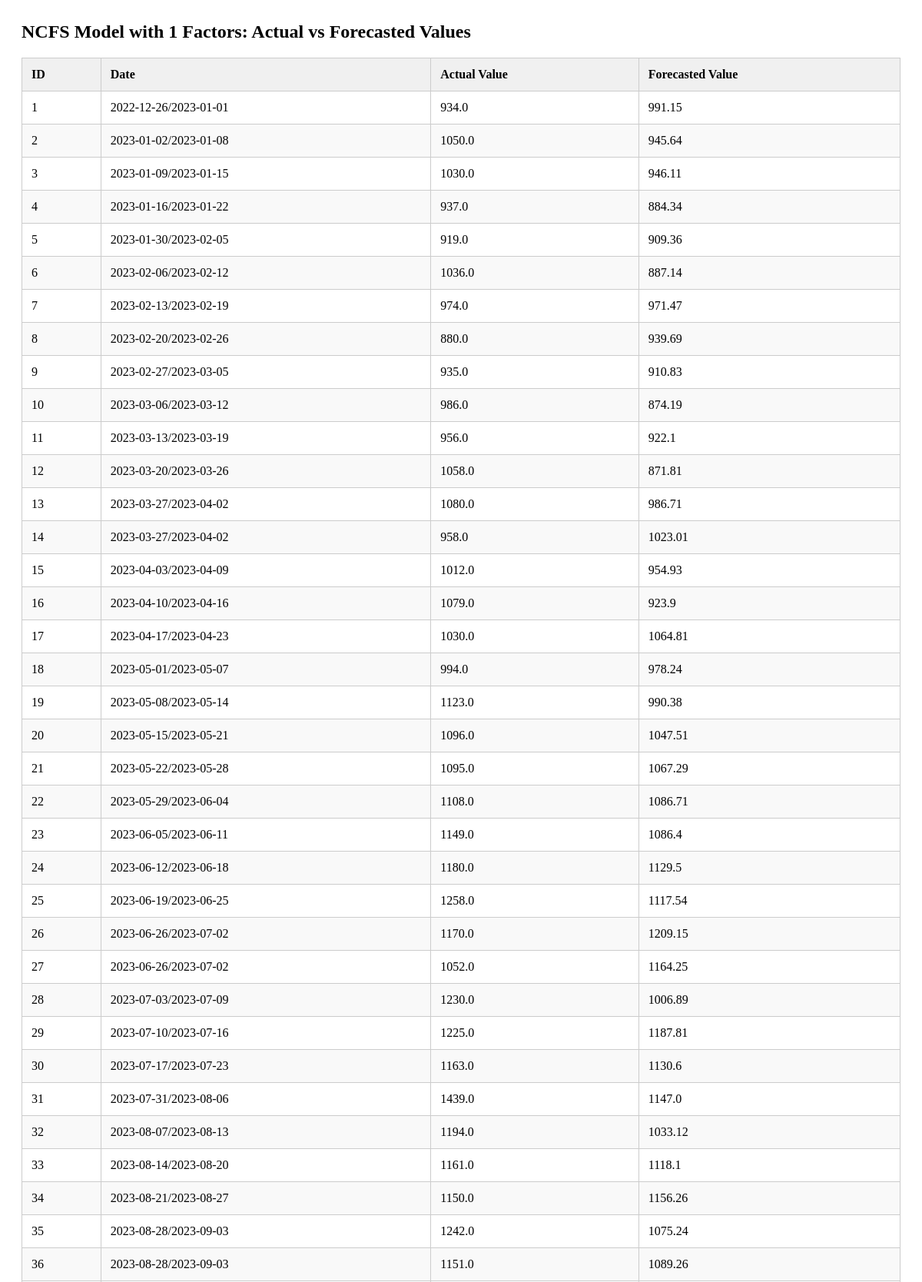
Screenshot of /table/ncfs1 (upper part) with the database file from the repository.
### tables this page shows
CREATE TABLE ncfs1 (
        id INTEGER PRIMARY KEY AUTOINCREMENT,
        date TEXT,
        actual_value REAL,
        forecasted_value REAL
    );

### app/controllers/table_routes.py (the view)
@table_routes.route('/ncfs1')
def view_ncfs1():
    result = select_all_from(db.NCFS_TABLE + str(1))
    return render_template('view_ncfs1.html', title = 'NCFS 1', data = result)

### app/models/database.py (called while the page is built)
def get_db_cursor():
    if 'db' not in g:
        g.db = sqlite3.connect(current_app.config["DATABASE"])  # Connect to the database
        g.db.row_factory = sqlite3.Row                          # Configure rows to behave like dictionaries
    return g.db, g.db.cursor()

### app/services/data_handling/queries.py (called while the page is built)
def select_all_from(table):
    _, cursor = get_db_cursor()
    try:
        cursor.execute(f'SELECT * FROM {table}')
        return cursor.fetchall()
    except Exception as e:
        return handle_exception(e, context = msg.ERROR_SELECT + table)

### app/templates/view_ncfs1.html (shortened to what this page needs)
<section id="ncfs1" class="ncfs1 bg-white">
  <h2 class="section-title text-md font-extrabold text-blue">
    NCFS Model with 1 Factors: Actual vs Forecasted Values
  </h2>
  <table class="min-w-full mt-4 border border-gray-300">
    <thead>
      <tr class="table_row">
        <th>ID</th>
        <th>Date</th>
        <th>Actual Value</th>
        <th>Forecasted Value</th>
      </tr>
    </thead>
    <tbody>
      {% for row in data %}
      <tr>
        <td>{{ row['id'] }}</td>
        <td>{{ row['date'] }}</td>
        <td>{{ row['actual_value'] }}</td>
        <td>{{ row['forecasted_value'] }}</td>
      </tr>
      {% endfor %}
    </tbody>
  </table>
</section>

### app/templates/view_ncfs1.html (style rules this page uses)
.ncfs1 { padding: 20px; }
.section-title { margin: 0 0 20px; }
table { border-collapse: collapse; width: 100%; }
th, td { border: 1px solid #ccc; padding: 12px; text-align: left; }
th { background-color: #f0f0f0; }
tr:nth-child(even) { background-color: #f9f9f9; }

### rows the page displays
ncfs1: id "1", date "2022-12-26/2023-01-01", actual_value "934.0", forecasted_value "991.15"
ncfs1: id "2", date "2023-01-02/2023-01-08", actual_value "1050.0", forecasted_value "945.64"
ncfs1: id "3", date "2023-01-09/2023-01-15", actual_value "1030.0", forecasted_value "946.11"
ncfs1: id "4", date "2023-01-16/2023-01-22", actual_value "937.0", forecasted_value "884.34"
ncfs1: id "5", date "2023-01-30/2023-02-05", actual_value "919.0", forecasted_value "909.36"
ncfs1: id "6", date "2023-02-06/2023-02-12", actual_value "1036.0", forecasted_value "887.14"
ncfs1: id "7", date "2023-02-13/2023-02-19", actual_value "974.0", forecasted_value "971.47"
ncfs1: id "8", date "2023-02-20/2023-02-26", actual_value "880.0", forecasted_value "939.69"
ncfs1: id "9", date "2023-02-27/2023-03-05", actual_value "935.0", forecasted_value "910.83"
ncfs1: id "10", date "2023-03-06/2023-03-12", actual_value "986.0", forecasted_value "874.19"
ncfs1: id "11", date "2023-03-13/2023-03-19", actual_value "956.0", forecasted_value "922.1"
ncfs1: id "12", date "2023-03-20/2023-03-26", actual_value "1058.0", forecasted_value "871.81"
ncfs1: id "13", date "2023-03-27/2023-04-02", actual_value "1080.0", forecasted_value "986.71"
ncfs1: id "14", date "2023-03-27/2023-04-02", actual_value "958.0", forecasted_value "1023.01"
ncfs1: id "15", date "2023-04-03/2023-04-09", actual_value "1012.0", forecasted_value "954.93"
ncfs1: id "16", date "2023-04-10/2023-04-16", actual_value "1079.0", forecasted_value "923.9"
ncfs1: id "17", date "2023-04-17/2023-04-23", actual_value "1030.0", forecasted_value "1064.81"
ncfs1: id "18", date "2023-05-01/2023-05-07", actual_value "994.0", forecasted_value "978.24"
ncfs1: id "19", date "2023-05-08/2023-05-14", actual_value "1123.0", forecasted_value "990.38"
ncfs1: id "20", date "2023-05-15/2023-05-21", actual_value "1096.0", forecasted_value "1047.51"
ncfs1: id "21", date "2023-05-22/2023-05-28", actual_value "1095.0", forecasted_value "1067.29"
ncfs1: id "22", date "2023-05-29/2023-06-04", actual_value "1108.0", forecasted_value "1086.71"
ncfs1: id "23", date "2023-06-05/2023-06-11", actual_value "1149.0", forecasted_value "1086.4"
ncfs1: id "24", date "2023-06-12/2023-06-18", actual_value "1180.0", forecasted_value "1129.5"
ncfs1: id "25", date "2023-06-19/2023-06-25", actual_value "1258.0", forecasted_value "1117.54"
ncfs1: id "26", date "2023-06-26/2023-07-02", actual_value "1170.0", forecasted_value "1209.15"
ncfs1: id "27", date "2023-06-26/2023-07-02", actual_value "1052.0", forecasted_value "1164.25"
ncfs1: id "28", date "2023-07-03/2023-07-09", actual_value "1230.0", forecasted_value "1006.89"
ncfs1: id "29", date "2023-07-10/2023-07-16", actual_value "1225.0", forecasted_value "1187.81"
ncfs1: id "30", date "2023-07-17/2023-07-23", actual_value "1163.0", forecasted_value "1130.6"
ncfs1: id "31", date "2023-07-31/2023-08-06", actual_value "1439.0", forecasted_value "1147.0"
ncfs1: id "32", date "2023-08-07/2023-08-13", actual_value "1194.0", forecasted_value "1033.12"
ncfs1: id "33", date "2023-08-14/2023-08-20", actual_value "1161.0", forecasted_value "1118.1"
ncfs1: id "34", date "2023-08-21/2023-08-27", actual_value "1150.0", forecasted_value "1156.26"
ncfs1: id "35", date "2023-08-28/2023-09-03", actual_value "1242.0", forecasted_value "1075.24"
ncfs1: id "36", date "2023-08-28/2023-09-03", actual_value "1151.0", forecasted_value "1089.26"
